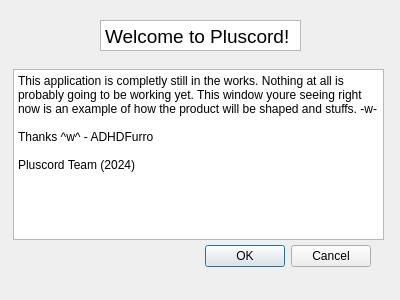
<?xml version="1.0" encoding="UTF-8"?>
<ui version="4.0">
 <class>Warning</class>
 <widget class="QDialog" name="Warning">
  <property name="geometry">
   <rect>
    <x>0</x>
    <y>0</y>
    <width>400</width>
    <height>300</height>
   </rect>
  </property>
  <property name="focusPolicy">
   <enum>Qt::NoFocus</enum>
  </property>
  <property name="windowTitle">
   <string>Warning</string>
  </property>
  <property name="whatsThis">
   <string>Pluscord (REFERENCE ONLY)</string>
  </property>
  <property name="autoFillBackground">
   <bool>false</bool>
  </property>
  <widget class="QDialogButtonBox" name="buttonBox">
   <property name="geometry">
    <rect>
     <x>30</x>
     <y>240</y>
     <width>341</width>
     <height>32</height>
    </rect>
   </property>
   <property name="orientation">
    <enum>Qt::Horizontal</enum>
   </property>
   <property name="standardButtons">
    <set>QDialogButtonBox::Cancel|QDialogButtonBox::Ok</set>
   </property>
  </widget>
  <widget class="QPlainTextEdit" name="UpperText">
   <property name="geometry">
    <rect>
     <x>100</x>
     <y>20</y>
     <width>201</width>
     <height>31</height>
    </rect>
   </property>
   <property name="font">
    <font>
     <family>System-ui</family>
     <pointsize>14</pointsize>
     <weight>50</weight>
     <bold>false</bold>
    </font>
   </property>
   <property name="whatsThis">
    <string>&lt;html&gt;&lt;head/&gt;&lt;body&gt;&lt;p&gt;Welcome to Pluscord!&lt;/p&gt;&lt;/body&gt;&lt;/html&gt;</string>
   </property>
   <property name="layoutDirection">
    <enum>Qt::LeftToRight</enum>
   </property>
   <property name="verticalScrollBarPolicy">
    <enum>Qt::ScrollBarAlwaysOff</enum>
   </property>
   <property name="horizontalScrollBarPolicy">
    <enum>Qt::ScrollBarAlwaysOff</enum>
   </property>
   <property name="sizeAdjustPolicy">
    <enum>QAbstractScrollArea::AdjustIgnored</enum>
   </property>
   <property name="lineWrapMode">
    <enum>QPlainTextEdit::WidgetWidth</enum>
   </property>
   <property name="readOnly">
    <bool>true</bool>
   </property>
   <property name="plainText">
    <string>Welcome to Pluscord!</string>
   </property>
  </widget>
  <widget class="QPlainTextEdit" name="MIdText">
   <property name="geometry">
    <rect>
     <x>13</x>
     <y>69</y>
     <width>371</width>
     <height>171</height>
    </rect>
   </property>
   <property name="readOnly">
    <bool>true</bool>
   </property>
   <property name="plainText">
    <string>This application is completly still in the works. Nothing at all is probably going to be working yet. This window youre seeing right now is an example of how the product will be shaped and stuffs. -w-

Thanks ^w^ - ADHDFurro

Pluscord Team (2024)</string>
   </property>
  </widget>
 </widget>
 <resources/>
 <connections>
  <connection>
   <sender>buttonBox</sender>
   <signal>accepted()</signal>
   <receiver>Warning</receiver>
   <slot>accept()</slot>
   <hints>
    <hint type="sourcelabel">
     <x>248</x>
     <y>254</y>
    </hint>
    <hint type="destinationlabel">
     <x>157</x>
     <y>274</y>
    </hint>
   </hints>
  </connection>
  <connection>
   <sender>buttonBox</sender>
   <signal>rejected()</signal>
   <receiver>Warning</receiver>
   <slot>reject()</slot>
   <hints>
    <hint type="sourcelabel">
     <x>316</x>
     <y>260</y>
    </hint>
    <hint type="destinationlabel">
     <x>286</x>
     <y>274</y>
    </hint>
   </hints>
  </connection>
 </connections>
</ui>
